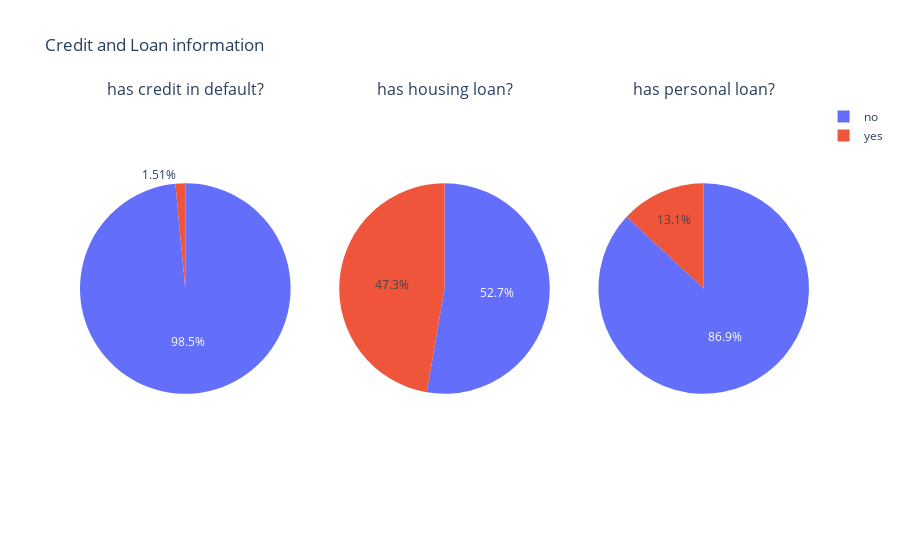

The cell this chart's notebook holds for it:
### Code cell
# Sample data for the four box plots
data1 = df['default']
data2 =df['housing']
data3 = df['loan']

# Create subplots
fig = make_subplots(rows=1, cols=3,specs=[[{"type": "pie"}, {"type": "pie"},{"type": "pie"}]],
                    subplot_titles=['has credit in default?','has housing loan?','has personal loan?'])

# Add box plots to the subplots
fig.add_trace(go.Pie(labels=data1), row=1, col=1)
fig.add_trace(go.Pie(labels=data2),row =1, col=2)
fig.add_trace(go.Pie(labels=data3), row=1, col=3)


# Update layout
fig.update_layout(title="Credit and Loan information", showlegend=True)

# Show the plot
fig.show()

### Figure 1 — Plotly figure (JSON) as saved in the notebook; plotly's stock layout.template omitted (floating-point values rounded to 4 significant figures; data arrays with more than 128 entries replaced by an {"elided": "..."} marker saying what was removed)
{"data": [{"domain": {"x": [0.0, 0.2889], "y": [0.0, 1.0]}, "labels": {"elided": "11162 str values"}, "type": "pie"}, {"domain": {"x": [0.3556, 0.6444], "y": [0.0, 1.0]}, "labels": {"elided": "11162 str values"}, "type": "pie"}, {"domain": {"x": [0.7111, 1.0], "y": [0.0, 1.0]}, "labels": {"elided": "11162 str values"}, "type": "pie"}], "layout": {"annotations": [{"font": {"size": 16}, "showarrow": false, "text": "has credit in default?", "x": 0.1444, "xanchor": "center", "xref": "paper", "y": 1.0, "yanchor": "bottom", "yref": "paper"}, {"font": {"size": 16}, "showarrow": false, "text": "has housing loan?", "x": 0.5, "xanchor": "center", "xref": "paper", "y": 1.0, "yanchor": "bottom", "yref": "paper"}, {"font": {"size": 16}, "showarrow": false, "text": "has personal loan?", "x": 0.8556, "xanchor": "center", "xref": "paper", "y": 1.0, "yanchor": "bottom", "yref": "paper"}], "showlegend": true, "title": {"text": "Credit and Loan information"}}}
